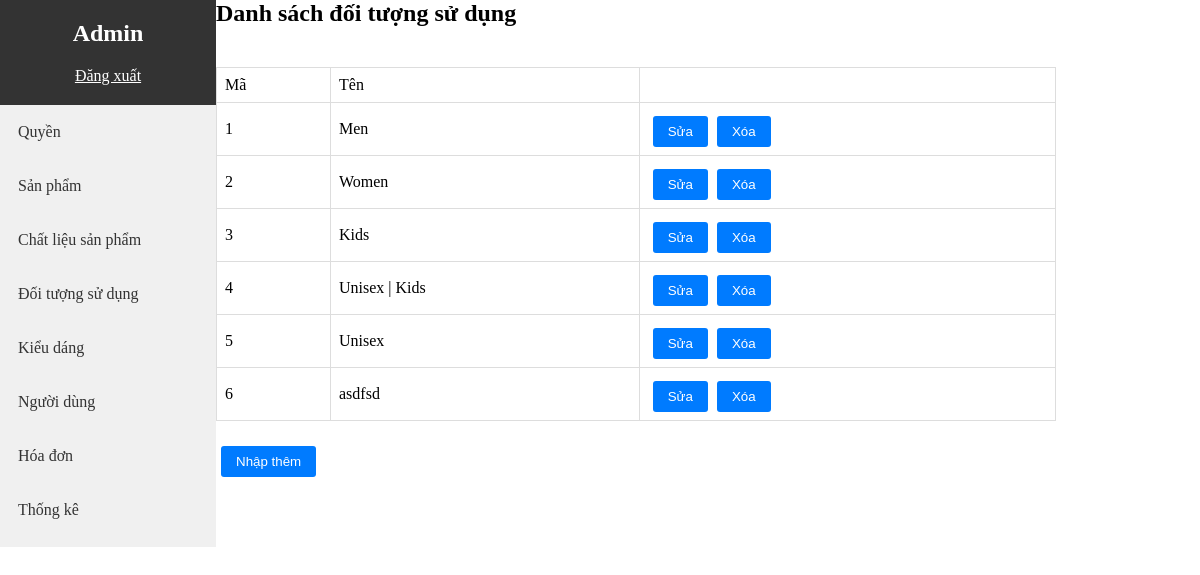
Page /admin/index.php?act=doituongsudung (signed in) on the committed database.
### tables this page shows
CREATE TABLE `permissions` (
  `id` int(11) NOT NULL,
  `role_id` int(11) DEFAULT NULL,
  `action` varchar(50) NOT NULL,
  `can_access` tinyint(1) DEFAULT NULL,
  `action_trim` varchar(50) NOT NULL
);

CREATE TABLE `doituongsd` (
  `ma` int(11) NOT NULL,
  `ten` varchar(100) NOT NULL
);

### admin/model/pdo.php (called while the page is built, shortened)
<?php
function pdo_get_connection()
{
    $dburl = "mysql:host=localhost;dbname=shopmatkinh_db;charset=utf8";
    $username = 'root';
    $password = '';
    $conn = new PDO($dburl, $username, $password);
    $conn->setAttribute(PDO::ATTR_ERRMODE, PDO::ERRMODE_EXCEPTION);
    return $conn;
}
function pdo_query($sql)
{
    $sql_args = array_slice(func_get_args(), 1);
    try {
        $conn = pdo_get_connection();
        $stmt = $conn->prepare($sql);
        $stmt->execute($sql_args);
        $rows = $stmt->fetchAll();
        return $rows;
    } catch (PDOException $e) {
        throw $e;
    } finally {
        unset($conn);
    }
}

### admin/DoiTuongSd/danhSachDoiTuong.php (the view)
<div class="danhsach-container">
    <div class="title">
        <H1>Danh sách đối tượng sử dụng</H1>
    </div>
    <div class="table-container">
        <table class="data-table">
            <tr>
                <td>Mã</td>
                <td>Tên</td>
                <td></td>
            </tr>
            <?php
            foreach ($danhsach as $item) {
                extract($item);
                $sua = "index.php?act=loadUpdateDoiTuongSd&id=" . $ma;
                $xoa = "index.php?act=xoaDoiTuongSd&id=" . $ma;
                echo '<tr>
                <td>' . $ma . '</td>
                <td>' . $ten . '</td>
                <td><a href="' . $sua . '"><input type="button" value="Sửa"></a>
                     <a href="' . $xoa . '" onclick="return confirm(\'Bạn có chắc chắn muốn xóa đối tượng này?\')">
                     <input type="button" value="Xóa"></a></td>
            </tr>';
            }
            ?>
        </table>
        <div class="table-footer">
            <a href="index.php?act=addDoiTuongSd"><input type="button" value="Nhập thêm"></a>
        </div>
    </div>
</div>

### admin/index.php (shortened to what this page needs)
<?php
if (isset($_SESSION['username'])) {
    $user_role = $_SESSION['user_role'];
} else {
    header('Location: login.php');
    exit;
}
include "./model/pdo.php";
include "header.php";
$requested_action = $_GET['act'];
$db = new PDO('mysql:host=localhost;dbname=shopmatkinh_db', 'root', '');
$stmt = $db->prepare('SELECT action_trim FROM permissions WHERE role_id = :role_id AND can_access = 1');
$stmt->bindParam(':role_id', $user_role);
$stmt->execute();
$allowed_actions = $stmt->fetchAll(PDO::FETCH_ASSOC);
foreach ($allowed_actions as $action) {
    if (strpos(strtolower($requested_action), $action['action_trim']) !== false) {
        switch ($requested_action) {
            case 'doituongsudung':
                $sql = "select * from doituongsd";
                $danhsach = pdo_query($sql);
                include 'DoiTuongSd/danhSachDoiTuong.php';
                break;
        }
    }
}
include "footer.php";
?>

### admin/css/style.css (style rules this page uses)
* { box-sizing: 0; margin: 0; }
h1 { font-size: 24px; margin-bottom: 20px; }
input[type="submit"], input[type="button"] { padding: 8px 15px; background-color: #007bff; color: #fff; border: none; border-radius: 3px; cursor: pointer; margin-top: 5px; margin-left: 5px; }
.danhsach-container { width: 70%; }
.title { padding-bottom: 20px; }
.data-table { width: 100%; border-collapse: collapse; }
.data-table, .data-table th, .data-table td { border: 1px solid #ddd; }
.data-table th, .data-table td { padding: 8px; text-align: left; }
.table-footer { margin-top: 20px; }

### rows in the picture
doituongsd: ma "1", ten "Men"
doituongsd: ma "2", ten "Women"
doituongsd: ma "3", ten "Kids"
doituongsd: ma "4", ten "Unisex | Kids"
doituongsd: ma "5", ten "Unisex"
doituongsd: ma "6", ten "asdfsd"
